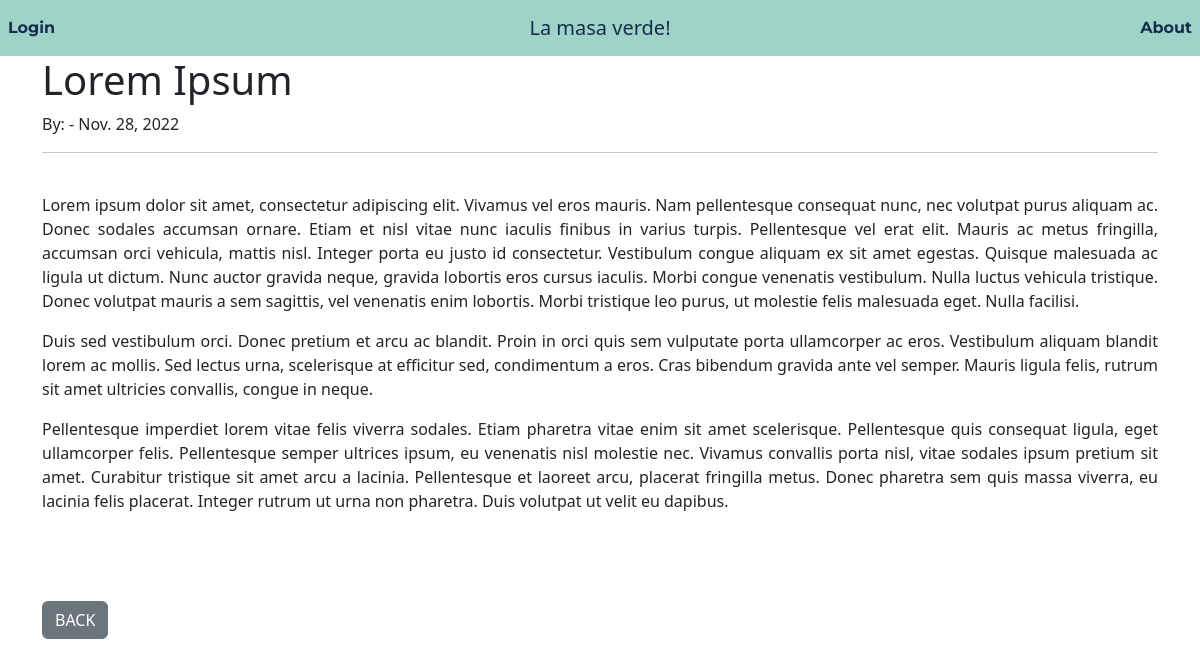
The app's page /article/9 with its own data.
### foot_space/models.py (models this page shows, shortened)
class Post(models.Model):
    title = models.CharField(max_length=255)
    title_tag = models.CharField(max_length=255)
    author = models.ForeignKey(User, on_delete=models.CASCADE)
    body = models.TextField()
    post_date = models.DateField(auto_now_add=True)
    category = models.CharField(max_length=255, default='fotbal')

### foot_space/views.py (the view)
# urls.py: path('article/<int:pk>', ArticleDetail.as_view(), name='article-detail'),
class ArticleDetail(DetailView):
    model = Post
    template_name = 'article_details.html'

### foot_space/templates/article_details.html (shortened to what this page needs)
{% extends 'base.html' %}
{% block content %}
<html lang="en">
<head>
</head>
<body>
<h1>{{ post.title }}</h1>
By: {{ post.author.first_name }} - {{ post.post_date }}
<hr>
<br/>
{{ post.body|safe }}
<br><br><br>
<a href="{% url 'home' %}" class="btn btn-secondary">BACK</a>
</body>
</html>
{% endblock %}

### records on screen
Post: title "Lorem Ipsum", post_date "Nov. 28, 2022", body "Lorem ipsum dolor sit amet, consectetur adipiscing elit. Vivamus vel eros mauris. Nam pellentesque consequat nunc, nec volutpat purus aliquam ac. Donec sodales accumsan ornare. Etiam et nisl vitae nunc iaculis finibus in varius turpis. Pellentesque vel erat elit. Mauris ac metus fringilla, accumsan orci vehicula, mattis nisl. Integer porta eu justo id consectetur. Vestibulum congue aliquam ex sit amet egestas. Quisque malesuada ac ligula ut dictum. Nunc auctor gravida neque, gravida lobortis eros cursus iaculis. Morbi congue venenatis vestibulum. Nulla luctus vehicula tristique. Donec volutpat mauris a sem sagittis, vel venenatis enim lobortis. Morbi tristique leo purus, ut molestie felis…"
